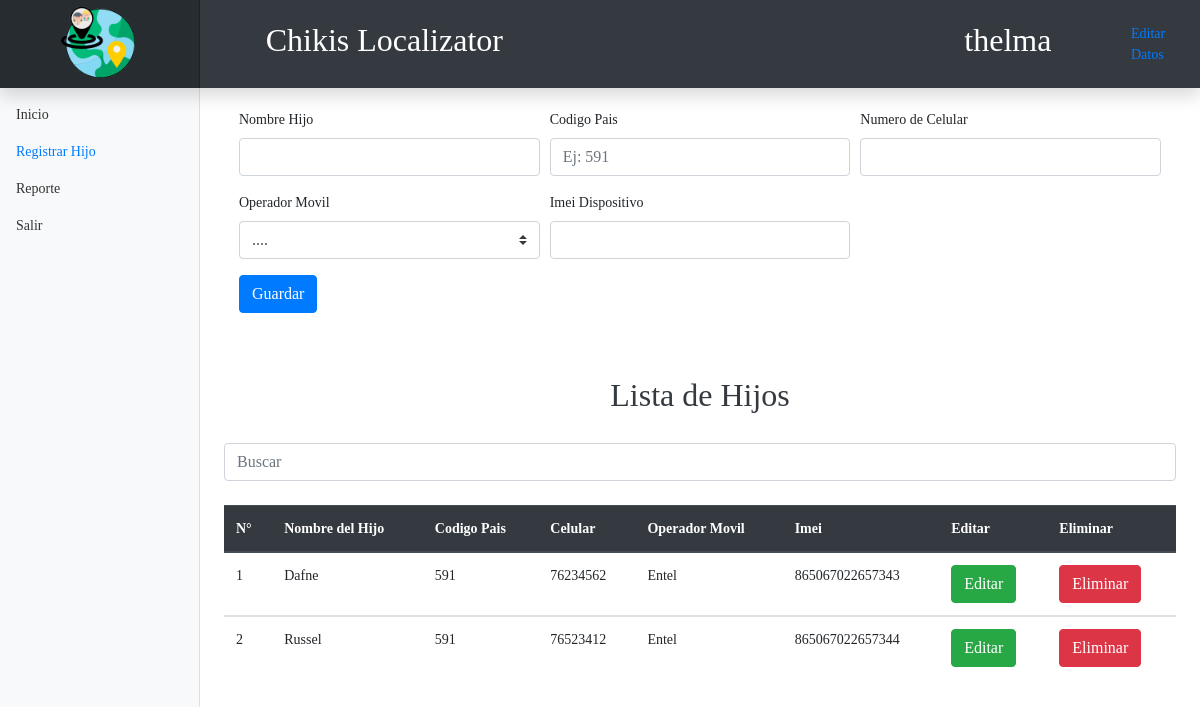
The page /hijo.php (signed in) on the database its author committed.
### tables this page shows
CREATE TABLE `hijo` (
  `idHijo` int(11) NOT NULL,
  `nombreHijo` varchar(45) NOT NULL,
  `codigoPais` smallint(6) NOT NULL,
  `celular` int(11) NOT NULL,
  `operadorMovil` varchar(5) NOT NULL COMMENT 'Viva\\nTigo\\nEntel',
  `imei` varchar(45) NOT NULL,
  `estado` tinyint(4) NOT NULL DEFAULT '1' COMMENT '1 Activo\\n0 Inactivo',
  `fechaActualizacion` timestamp NOT NULL DEFAULT CURRENT_TIMESTAMP,
  `idUsuario` int(11) NOT NULL,
  `idDispositivo` int(11) NOT NULL
);

### hijo.php (the view, shortened to what this page needs)
<?php
  include 'conexion.php';
  $usuario=$_SESSION['username'];
  $rol=$_SESSION['idRol'];
?>
<!doctype html>
<html lang="en">
<head>
  <link href="assets/dist/css/bootstrap.min.css" rel="stylesheet">
  <link href="dashboard.css" rel="stylesheet">
</head>
<body>
  <nav class="navbar navbar-dark sticky-top bg-dark flex-md-nowrap p-0 shadow">
    <div class="navbar-brand col-md-3 col-lg-2 mr-0 px-3" align="center">
      <a href="inicio.php"><img src="images/Logo.png" alt="" width="80" height="80"></a>
    </div>
    <div class="col-md-6 mr-5">
      <h1>Chikis Localizator</h1>
    </div>
    <div class="col-md-1">
      <?php echo "<h1>$usuario</h1>"; ?>
    </div>
    <div class="col-md-1">
      <a class="nav-link" href="editarPerfil.php"><span data-feather="user"></span>Editar Datos</a>
    </div>
  </nav>
  <div class="container-fluid">
    <div class="row">
      <nav id="sidebarMenu" class="col-md-3 col-lg-2 d-md-block bg-light sidebar collapse">
        <div class="sidebar-sticky pt-3">
          <ul class="nav flex-column">
            <li class="nav-item">
              <a class="nav-link" href="inicio.php">
                Inicio <span class="sr-only">(current)</span>
              </a>
            </li>
            <?php
              if($rol!=1){
            ?>
            <li class="nav-item">
              <a class="nav-link active" href="#">
                Registrar Hijo
              </a>
            </li>
            <?php
              }
            ?>
            <?php
              if($rol!=1){
            ?>
            <li class="nav-item">
              <a class="nav-link" href="reporte.php">
                Reporte
              </a>
            </li>
            <?php
              }
            ?>
            <li class="nav-item">
              <a class="nav-link" href="index.php">
                Salir
              </a>
            </li>
          </ul>
        </div>
      </nav>
      <main role="main" class="col-md-9 ml-sm-auto col-lg-10 px-md-4">
        <br>
        <form action="crearHijo.php" method="POST">
          <div class="container">
            <form class="needs-validation" novalidate>
              <div class="form-row">
                <div class="col-md-4 mb-3">
                  <label for="">Nombre Hijo</label>
                  <input type="text" class="form-control" name="nombreHijo" placeholder="" value="" required>
                </div>
                <div class="col-md-4 mb-3">
                  <label for="">Codigo Pais</label>
                  <input type="number" class="form-control" name="codigoPais" placeholder="Ej: 591" value="" required>
                </div>
                <div class="col-md-4 mb-3">
                  <label for="">Numero de Celular</label>
                  <input type="number" class="form-control" name="celular" placeholder="" value="" required>
                </div>
              </div>
              <div class="form-row">
                <div class="col-md-4 mb-3">
                  <label for="">Operador Movil</label>
                  <select class="custom-select d-block w-100" name="operadorMovil" required>
                    <option value="">....</option>
                  </select>
                </div>
                <div class="col-md-4 mb-3">
                  <label for="">Imei Dispositivo</label>
                  <input type="text" class="form-control" name="imei" placeholder="" value="" required>
                </div>
              </div>
              <button class="btn btn-primary" type="submit">Guardar</button>
            </form>
          </div>
          <br>
        </form>
        <br><br>
          <h2 class="" align="center">Lista de Hijos</h2><br>
          <input class="form-control mb-4" id="tableSearch" type="text"placeholder="Buscar">
          <table class="table">
            <thead class="thead-dark">
              <tr>
                <th scope="col">N°</th>
                <th scope="col">Nombre del Hijo</th>
                <th scope="col">Codigo Pais</th>
                <th scope="col">Celular</th>
                <th scope="col">Operador Movil</th>
                <th scope="col">Imei</th>
                <th scope="col">Editar</th>
                <th scope="col">Eliminar</th>
              </tr>
            </thead>
            <?php
              $sql="SELECT idHijo,nombreHijo,H.codigoPais,H.celular,operadorMovil,imei
                    from hijo H inner join usuario U on H.idUsuario=U.idUsuario
                    where U.usuario='$usuario'";
              $result = mysqli_query($conexion,$sql);
              while($mostrar = mysqli_fetch_array($result)){
            ?>
            <tbody id="myTable">
              <tr>
                <td><?php echo $mostrar['idHijo'] ?></td>
                <td><?php echo $mostrar['nombreHijo'] ?></td>
                <td><?php echo $mostrar['codigoPais'] ?></td>
                <td><?php echo $mostrar['celular'] ?></td>
                <td><?php echo $mostrar['operadorMovil'] ?></td>
                <td><?php echo $mostrar['imei'] ?></td>
                <td><button type="button" class="btn btn-success editbtnU" data-toggle="modal" data-target="#editarUsuario">Editar</button></td>
                <td><button type="button" class="btn btn-danger deletebtnU" data-toggle="modal" data-target="#eliminarUsuario">Eliminar</button></td>
              </tr>
            </tbody>
            <?php
              }
            ?>
          </table>
      </main>
    </div>
  </div>
</body>
</html>

### dashboard.css (style rules this page uses)
body { font-size: .875rem; font-family: 'Sansita Swashed', cursive; }
.sidebar { position: fixed; top: 0; bottom: 0; left: 0; z-index: 100; padding: 80px 0 0; box-shadow: inset -1px 0 0 rgba(0, 0, 0, .1); }
.sidebar-sticky { position: relative; top: 0; height: calc(100vh - 48px); padding-top: .5rem; overflow-x: hidden; overflow-y: auto; }
.sidebar .nav-link { font-weight: 500; color: #333; }
.sidebar .nav-link.active { color: #007bff; }
.navbar-brand { padding-top: .0rem; padding-bottom: .5rem; font-size: 1rem; background-color: rgba(0, 0, 0, .25); box-shadow: inset -1px 0 0 rgba(0, 0, 0, .25); }
h1 { color: #ffffff; font-family: 'Sansita Swashed', cursive; font-size: 2rem; }
h2 { color: #343A40; font-family: 'Sansita Swashed', cursive; font-size: 2rem; }

### rows shown on the page
hijo: idHijo "1", nombreHijo "Dafne", codigoPais "591", celular "76234562", operadorMovil "Entel", imei "865067022657343"
hijo: idHijo "2", nombreHijo "Russel", codigoPais "591", celular "76523412", operadorMovil "Entel", imei "865067022657344"

### other values the page prints
$usuario "thelma"
